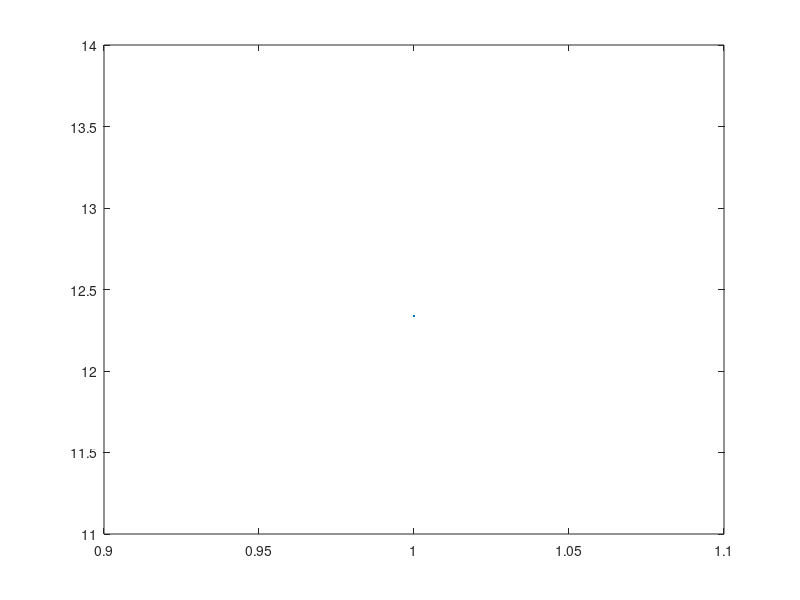

Write MATLAB code to recreate this figure.
clc;
a=.8;
f=10;
%t=0:.1:3;
sum1=(45*cos(45))+cos(45);
sum2=0;
for i=3:2:50
   sum3 =(2/((i*i)-1))*(cot(45)*sin(i*45)-((1/i)*cos(i*45)));
   sum2=sum2+sum3;
%     disp(sum2);
    
%      plot(sum2);
end
mainSum=sum1+sum2;
result=((2*a)/pi)*mainSum;
% t=1:.1:10;
plot(result);


